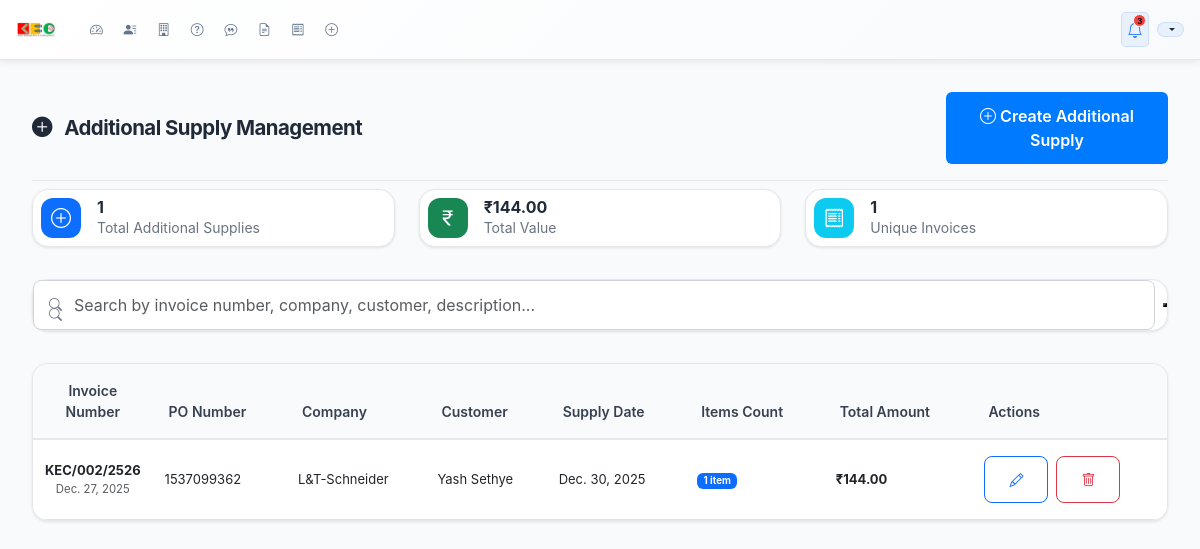
The page /additional-supply/ (signed in) on the database its author committed.
### dashboard/models.py (models this page shows, shortened)
class Invoice(models.Model):
    invoice_number = models.CharField(
        max_length=50,
        unique=True,
        verbose_name="Invoice Number",
        help_text="Auto-generated in format KEC/051/2526",
        blank=True  # Allow blank since it's auto-generated
    )
    invoice_date = models.DateField(
        verbose_name="Invoice Date",
        help_text="Enter invoice date manually"
    )
    company = models.ForeignKey(
        Contact,
        on_delete=models.CASCADE,
        verbose_name="Company",
        related_name='invoices',
        help_text="Select company from database"
    )
    customer_name = models.CharField(
        max_length=200,
        verbose_name="Customer Name",
        help_text="Auto-fetched based on client selection",
        blank=True  # Allow blank since it's auto-filled
    )
    purchase_order = models.ForeignKey(
        PurchaseOrder,
        on_delete=models.CASCADE,
        verbose_name="Purchase Order",
        help_text="Select purchase order to auto-fetch value"
    )
    order_value = models.DecimalField(
        max_digits=12,
        decimal_places=2,
        verbose_name="Order Value",
        help_text="Auto-fetched from selected purchase order",
        null=True,  # Allow null since it's auto-filled
        blank=True  # Allow blank since it's auto-filled
    )
    grn_date = models.DateField(
        verbose_name="GRN Date",
        help_text="Enter GRN date manually"
    )
    payment_due_date = models.DateField(
        verbose_name="Payment Due Date",
        help_text="Auto-calculated: GRN Date + Payment Terms from selected Purchase Order",
        null=True,  # Allow null since it's auto-calculated
        blank=True  # Allow blank since it's auto-calculated
    )
    due_days = models.IntegerField(
        verbose_name="Due Days",
        help_text="Auto-calculated: days remaining (positive) or overdue (negative)",
        null=True,  # Allow null since it's auto-calculated
        blank=True  # Allow blank since it's auto-calculated
    )
    remarks = models.TextField(
        blank=True,
        null=True,
        verbose_name="Remarks",
        help_text="Enter remarks manually (optional)"
    )
    STATUS_CHOICES = [
        ('draft', 'Draft'),
        ('sent', 'Sent'),
        ('invoiced', 'Invoiced'),
        ('paid', 'Paid'),
        ('partial', 'Partial'),
        ('overdue', 'Overdue'),
        ('cancelled', 'Cancelled'),
    ]
    status = models.CharField(
        max_length=20,
        choices=STATUS_CHOICES,
        default='draft',
        verbose_name="Invoice Status",
        help_text="Current status of the invoice"
    )
    created_at = models.DateTimeField(auto_now_add=True)
    updated_at = models.DateTimeField(auto_now=True)
    class Meta:
        verbose_name = "Invoice"
        verbose_name_plural = "Invoices"
        ordering = ['-created_at']

### dashboard/views.py (the view, shortened to what this page needs)
# urls.py: path('additional-supply/', views.additional_supply_management_view, name='additional_supply_management'),
@login_required
def additional_supply_management_view(request):
    search_query = request.GET.get('search', '')
    from django.db.models import Sum, Count
    invoice_groups = AdditionalSupply.objects.select_related(
        'invoice', 'invoice__company', 'invoice__purchase_order'
    ).values(
        'invoice__id',
        'invoice__invoice_number',
        'invoice__invoice_date',
        'invoice__company__company__company_name',
        'invoice__customer_name',
        'invoice__purchase_order__po_number'
    ).annotate(
        total_amount=Sum('total_amount'),
        item_count=Count('id'),
        supply_date=models.Min('supply_date')
    ).order_by('-supply_date')
    paginator = Paginator(invoice_groups, 10)
    page_number = request.GET.get('page')
    page_obj = paginator.get_page(page_number)
    total_supplies = AdditionalSupply.objects.count()
    total_value = AdditionalSupply.objects.aggregate(total=models.Sum('total_amount'))['total'] or 0
    unique_invoices = AdditionalSupply.objects.values('invoice').distinct().count()
    context = {
        'page_obj': page_obj,
        'search_query': search_query,
        'total_supplies': total_supplies,
        'total_value': total_value,
        'unique_invoices': unique_invoices,
    }
    return render(request, 'dashboard/additional_supply_management.html', context)

### dashboard/templates/dashboard/additional_supply_management.html (shortened to what this page needs)
{% extends 'dashboard/base.html' %}
{% load static %}
{% block body_class %}scrollable-page{% endblock %}
{% block content %}
<div class="container-fluid p-0">
    <div class="user-management-container">
        <div class="page-header">
            <div class="header-content">
                <h2 class="page-title">
                    <i class="bi bi-plus-circle-fill me-2"></i>
                    Additional Supply Management
                </h2>
            </div>
            <div class="header-actions">
                <a href="{% url 'dashboard:additional_supply_create' %}" class="btn btn-primary add-supply-btn">
                    <i class="bi bi-plus-circle"></i>
                    <span>Create Additional Supply</span>
                </a>
            </div>
        </div>
        <div class="stats-row">
            <div class="stat-card">
                <div class="stat-icon bg-primary">
                    <i class="bi bi-plus-circle"></i>
                </div>
                <div class="stat-content">
                    <h3>{{ total_supplies }}</h3>
                    <p>Total Additional Supplies</p>
                </div>
            </div>
            <div class="stat-card">
                <div class="stat-icon bg-success">
                    <i class="bi bi-currency-rupee"></i>
                </div>
                <div class="stat-content">
                    <h3>₹{{ total_value|floatformat:2 }}</h3>
                    <p>Total Value</p>
                </div>
            </div>
            <div class="stat-card">
                <div class="stat-icon bg-info">
                    <i class="bi bi-receipt"></i>
                </div>
                <div class="stat-content">
                    <h3>{{ unique_invoices }}</h3>
                    <p>Unique Invoices</p>
                </div>
            </div>
        </div>
        <div class="search-section">
            <form method="get" class="search-form">
                <div class="search-input-group">
                    <i class="bi bi-search"></i>
                    <input type="text"
                           name="search"
                           value="{{ search_query }}"
                           placeholder="Search by invoice number, company, customer, description..."
                           class="form-control">
                    <button type="submit" class="search-btn">
                        <i class="bi bi-search"></i>
                    </button>
                </div>
            </form>
        </div>
        <div class="table-container">
            {% if page_obj %}
                <div class="table-responsive">
                    <table class="table table-hover">
                        <thead class="table-light">
                            <tr>
                                <th>Invoice Number</th>
                                <th>PO Number</th>
                                <th>Company</th>
                                <th>Customer</th>
                                <th>Supply Date</th>
                                <th>Items Count</th>
                                <th>Total Amount</th>
                                <th>Actions</th>
                            </tr>
                        </thead>
                        <tbody>
                            {% for group in page_obj %}
                                <tr>
                                    <td>
                                        <div class="cell-content">
                                            <strong>{{ group.invoice__invoice_number }}</strong>
                                            <small class="text-muted d-block">{{ group.invoice__invoice_date }}</small>
                                        </div>
                                    </td>
                                    <td>
                                        <div class="cell-content">
                                            {{ group.invoice__purchase_order__po_number|default:"N/A" }}
                                        </div>
                                    </td>
                                    <td>
                                        <div class="cell-content">
                                            {{ group.invoice__company__company__company_name|default:"N/A" }}
                                        </div>
                                    </td>
                                    <td>
                                        <div class="cell-content">
                                            {{ group.invoice__customer_name }}
                                        </div>
                                    </td>
                                    <td>
                                        <div class="cell-content">
                                            {{ group.supply_date }}
                                        </div>
                                    </td>
                                    <td>
                                        <div class="cell-content">
                                            <span class="badge bg-primary">{{ group.item_count }} item{{ group.item_count|pluralize }}</span>
                                        </div>
                                    </td>
                                    <td>
                                        <div class="cell-content">
                                            <strong>₹{{ group.total_amount|floatformat:2 }}</strong>
                                        </div>
                                    </td>
                                    <td>
                                        <div class="action-buttons">
                                            <a href="{% url 'dashboard:additional_supply_edit_by_invoice' group.invoice__id %}" class="btn btn-sm btn-outline-primary" title="Edit All Items for this Invoice">
                                                <i class="bi bi-pencil"></i>
                                            </a>
                                            <a href="{% url 'dashboard:additional_supply_delete_by_invoice' group.invoice__id %}" class="btn btn-sm btn-outline-danger" title="Delete All Items for this Invoice">
                                                <i class="bi bi-trash"></i>
                                            </a>
                                        </div>
                                    </td>
                                </tr>
                            {% endfor %}
                        </tbody>
                    </table>
                </div>
            {% endif %}
        </div>
    </div>
</div>
{% endblock %}

### dashboard/static/css/dashboard.css (style rules this page uses)
* { margin: 0; padding: 0; box-sizing: border-box; }
body { font-family: 'Inter', 'Segoe UI', Tahoma, Geneva, Verdana, sans-serif; background-color: #f5f7fa; color: #333; min-width: 1200px; font-size: 13px; }
body.scrollable-page { overflow-y: auto !important; min-height: 100vh !important; height: auto !important; }
.header-content { display: flex; justify-content: space-between; align-items: center; height: 100%; margin: 0; width: 100%; padding: 0 1rem; max-width: none; }
.page-title { font-size: 1.275rem; font-weight: 700; color: #111827; margin: 0; letter-spacing: -0.025em; }
.user-management-container { padding: 0.5rem; max-width: 1400px; margin: 0 auto; }
.page-header { display: flex; justify-content: space-between; align-items: center; margin-bottom: 0.5rem; padding-bottom: 1rem; border-bottom: 1px solid #e5e7eb; }
.page-title { font-size: 1.275rem; font-weight: 700; color: #1f2937; margin: 0; }
.stats-row { display: grid; grid-template-columns: repeat(auto-fit, minmax(200px, 1fr)); gap: 1.5rem; margin-bottom: 2rem; }
.stat-card { background: white; border-radius: 1rem; padding: 0.5rem; box-shadow: 0 1px 3px rgba(0,0,0,0.1); border: 1px solid #e5e7eb; display: flex; align-items: center; gap: 1rem; }
.stat-icon { width: 2.5rem; height:2.5rem; border-radius: 0.75rem; display: flex; align-items: center; justify-content: center; color: white; font-size: 1.25rem; }
.stat-content h3 { font-size: 1rem; font-weight: 700; margin: 0; color: #1f2937; }
.stat-content p { margin: 0; color: #6b7280; font-size: 0.875rem; }
.search-section { background: white; border-radius: 1rem; margin-bottom: 2rem; box-shadow: 0 1px 3px rgba(0,0,0,0.1); border: 1px solid #e5e7eb; }
.search-input-group { position: relative; display: flex; align-items: center; gap: 0.5rem; }
.search-input-group i { position: absolute; left: 1rem; color: #6b7280; z-index: 10; }
.search-input-group input { padding-left: 2.5rem; flex: 1; }
.table-container { background: white; border-radius: 1rem; box-shadow: 0 1px 3px rgba(0,0,0,0.1); border: 1px solid #e5e7eb; overflow: hidden; }
.table { margin: 0; }
.table th { background-color: #f9fafb; border-top: none; font-weight: 600; color: #374151; font-size: 0.875rem; padding: 1rem; }
.table td { padding: 1rem; vertical-align: middle; }
.action-buttons { display: flex; gap: 0.5rem; }
.form-control, .form-select { border-radius: 0.5rem; border: 1px solid #d1d5db; padding: 0.75rem 1rem; transition: all 0.2s ease; }
.btn { padding: 0.75rem 1.5rem; border-radius: 0.5rem; font-weight: 500; transition: all 0.2s ease; }
.btn-primary { background: linear-gradient(135deg, #3b82f6 0%, #2563eb 100%); border: none; }
.table th:first-child, .table td:first-child { width: 60px; text-align: center; }
.table th { font-weight: 600; color: #374151; border-bottom: 2px solid #e5e7eb; }
.table td { vertical-align: middle; padding: 1rem 0.75rem; }
.btn-primary { padding: 0.75rem 2rem; background: #007bff; color: white; border: none; border-radius: 6px; font-weight: 600; cursor: pointer; transition: background-color 0.2s; }

### dashboard/static/css/header-redesign.css (style rules this page uses)
.header-content { display: flex !important; justify-content: space-between !important; align-items: center !important; height: 100% !important; margin: 0 !important; width: 100% !important; padding: 0 !important; max-width: none !important; }

### rows shown on the page
Invoice: invoice__invoice_number "KEC/002/2526", invoice__invoice_date "Dec. 27, 2025", invoice__purchase_order__po_number "1537099362", invoice__company__company__company_name "L&T-Schneider", invoice__customer_name "Yash Sethye", supply_date "Dec. 30, 2025", item_count "1", total_amount "144.00"

### other values the page prints
{{ total_supplies }} "1"
{{ total_value|floatformat:2 }} "144.00"
{{ unique_invoices }} "1"
